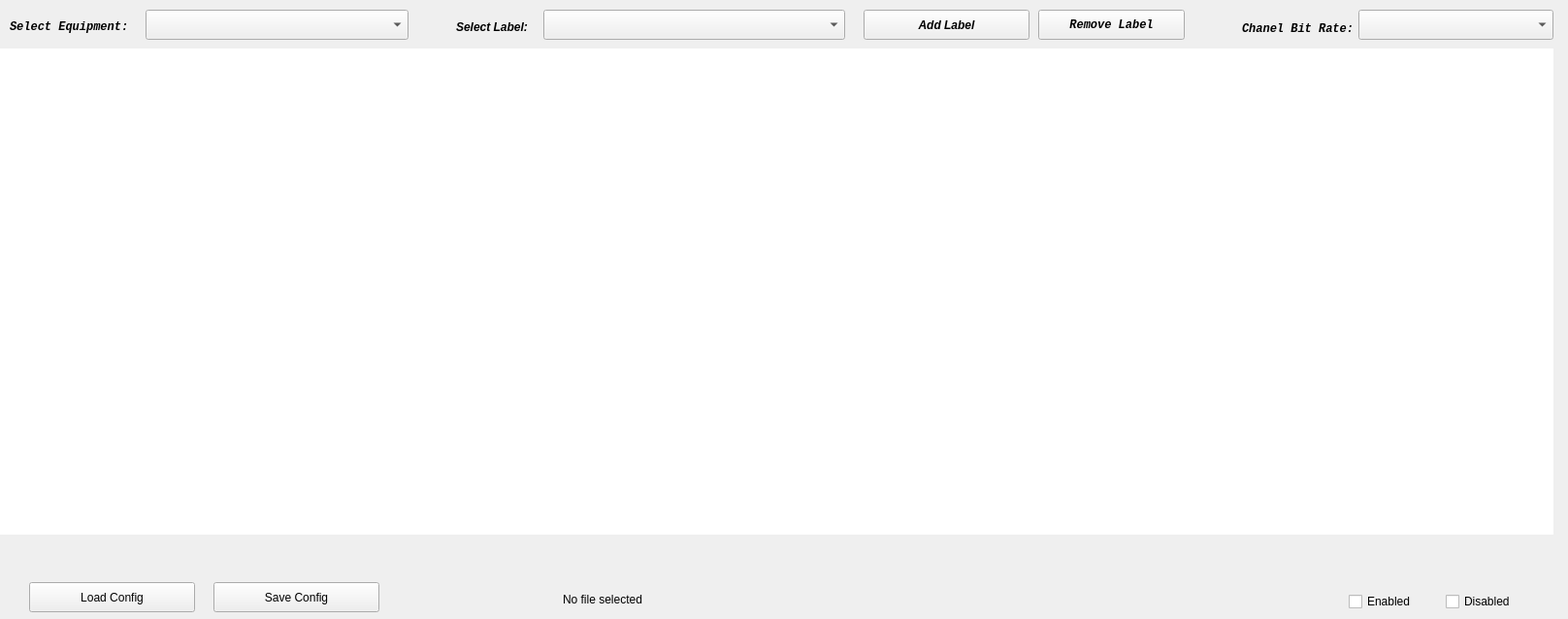
<?xml version="1.0" encoding="UTF-8"?>
<ui version="4.0">
 <class>transmitter</class>
 <widget class="QWidget" name="transmitter">
  <property name="geometry">
   <rect>
    <x>0</x>
    <y>0</y>
    <width>1616</width>
    <height>638</height>
   </rect>
  </property>
  <property name="windowTitle">
   <string>Form</string>
  </property>
  <property name="autoFillBackground">
   <bool>true</bool>
  </property>
  <widget class="QComboBox" name="labelSelector">
   <property name="geometry">
    <rect>
     <x>560</x>
     <y>10</y>
     <width>311</width>
     <height>31</height>
    </rect>
   </property>
  </widget>
  <widget class="QComboBox" name="equipmentSelector">
   <property name="geometry">
    <rect>
     <x>150</x>
     <y>10</y>
     <width>271</width>
     <height>31</height>
    </rect>
   </property>
  </widget>
  <widget class="QLabel" name="label">
   <property name="geometry">
    <rect>
     <x>10</x>
     <y>20</y>
     <width>131</width>
     <height>16</height>
    </rect>
   </property>
   <property name="font">
    <font>
     <family>Liberation Mono</family>
     <italic>true</italic>
     <bold>true</bold>
    </font>
   </property>
   <property name="text">
    <string>Select Equipment:</string>
   </property>
  </widget>
  <widget class="QLabel" name="label_2">
   <property name="geometry">
    <rect>
     <x>470</x>
     <y>20</y>
     <width>81</width>
     <height>16</height>
    </rect>
   </property>
   <property name="font">
    <font>
     <family>Liberation Sans</family>
     <italic>true</italic>
     <bold>true</bold>
    </font>
   </property>
   <property name="text">
    <string>Select Label:</string>
   </property>
  </widget>
  <widget class="QTreeView" name="treeView">
   <property name="geometry">
    <rect>
     <x>0</x>
     <y>50</y>
     <width>1601</width>
     <height>501</height>
    </rect>
   </property>
   <property name="font">
    <font>
     <pointsize>9</pointsize>
     <bold>true</bold>
     <stylestrategy>PreferDefault</stylestrategy>
    </font>
   </property>
   <property name="autoFillBackground">
    <bool>true</bool>
   </property>
   <property name="frameShape">
    <enum>QFrame::NoFrame</enum>
   </property>
   <property name="alternatingRowColors">
    <bool>true</bool>
   </property>
   <attribute name="headerCascadingSectionResizes">
    <bool>true</bool>
   </attribute>
  </widget>
  <widget class="QPushButton" name="addLabel">
   <property name="geometry">
    <rect>
     <x>890</x>
     <y>10</y>
     <width>171</width>
     <height>31</height>
    </rect>
   </property>
   <property name="font">
    <font>
     <family>Liberation Sans</family>
     <italic>true</italic>
     <bold>true</bold>
    </font>
   </property>
   <property name="text">
    <string>Add Label</string>
   </property>
  </widget>
  <widget class="QPushButton" name="removeLabel">
   <property name="geometry">
    <rect>
     <x>1070</x>
     <y>10</y>
     <width>151</width>
     <height>31</height>
    </rect>
   </property>
   <property name="font">
    <font>
     <family>Liberation Mono</family>
     <italic>true</italic>
     <bold>true</bold>
    </font>
   </property>
   <property name="text">
    <string>Remove Label</string>
   </property>
  </widget>
  <widget class="QLabel" name="lArincBitRate">
   <property name="geometry">
    <rect>
     <x>1280</x>
     <y>20</y>
     <width>121</width>
     <height>20</height>
    </rect>
   </property>
   <property name="font">
    <font>
     <family>Liberation Mono</family>
     <italic>true</italic>
     <bold>true</bold>
    </font>
   </property>
   <property name="text">
    <string>Chanel Bit Rate:</string>
   </property>
  </widget>
  <widget class="QComboBox" name="cArinc_parity_bitRate">
   <property name="geometry">
    <rect>
     <x>1400</x>
     <y>10</y>
     <width>201</width>
     <height>31</height>
    </rect>
   </property>
  </widget>
  <widget class="QPushButton" name="pLoadConfig">
   <property name="geometry">
    <rect>
     <x>30</x>
     <y>600</y>
     <width>171</width>
     <height>31</height>
    </rect>
   </property>
   <property name="text">
    <string>Load Config</string>
   </property>
  </widget>
  <widget class="QPushButton" name="pSaveConfig">
   <property name="geometry">
    <rect>
     <x>220</x>
     <y>600</y>
     <width>171</width>
     <height>31</height>
    </rect>
   </property>
   <property name="text">
    <string>Save Config</string>
   </property>
  </widget>
  <widget class="QLabel" name="lSelectedFile">
   <property name="geometry">
    <rect>
     <x>580</x>
     <y>610</y>
     <width>611</width>
     <height>16</height>
    </rect>
   </property>
   <property name="text">
    <string>No file selected</string>
   </property>
  </widget>
  <widget class="QCheckBox" name="chTransmitterEnabled">
   <property name="geometry">
    <rect>
     <x>1390</x>
     <y>610</y>
     <width>91</width>
     <height>20</height>
    </rect>
   </property>
   <property name="text">
    <string>Enabled</string>
   </property>
  </widget>
  <widget class="QCheckBox" name="chTransmitterDisabled">
   <property name="geometry">
    <rect>
     <x>1490</x>
     <y>610</y>
     <width>85</width>
     <height>20</height>
    </rect>
   </property>
   <property name="text">
    <string>Disabled</string>
   </property>
  </widget>
 </widget>
 <resources/>
 <connections/>
</ui>
